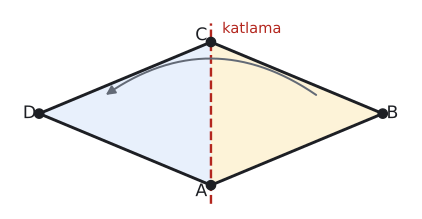

Generate this figure with Python:
import sys; sys.path.insert(0, "tools")
from cizim import *

P = lambda x, y: np.array([float(x), float(y)])
uz = lambda U, V: round(float(np.linalg.norm(U - V)), 4)
def acisi(K, U, V):
    u, v = U - K, V - K
    return round(float(np.degrees(np.arccos(np.dot(u, v) / np.linalg.norm(u) / np.linalg.norm(v)))), 3)
def birim(U, V):
    t = (V - U) / np.linalg.norm(V - U); return t, np.array([-t[1], t[0]])
def cetik(U, V, n=1, renk=SOLUK, f=0.5):
    M = U + f * (V - U); t, m = birim(U, V)
    for i in range(n):
        c = M + (i - (n - 1) / 2) * 0.2 * S * t
        ax.plot(*zip(c - 0.22 * S * m, c + 0.22 * S * m), color=renk, lw=1.5)
def olcu(U, V, metin, d=0.5, renk=YAZI, fs=13, f=0.5):
    """[UV] üzerinde f oranındaki noktaya, U->V yönünün soluna d*S uzağa yazı (d < 0: sağına)."""
    M = U + f * (V - U); _, m = birim(U, V)
    ax.text(*(M + d * S * m), metin, ha="center", va="center", color=renk, fontsize=fs)
def dik_isareti(K, U, V, r=0.4):
    a_ = (U - K) / np.linalg.norm(U - K) * r * S; b_ = (V - K) / np.linalg.norm(V - K) * r * S
    ax.plot(*zip(K + a_, K + a_ + b_, K + b_), color=SOLUK, lw=1.3)
def harf(Q, metin, dx, dy, renk=YAZI, fs=13):
    ax.text(Q[0] + dx * S, Q[1] + dy * S, metin, ha="center", va="center", color=renk, fontsize=fs)
def cizgi(U, V, renk=YAZI, lw=2.2, ls="-"):
    ax.plot(*zip(U, V), color=renk, lw=lw, ls=ls)
def basla(xmin, xmax, ymin, ymax, en=5.5):
    global fig, ax
    fig, ax = sekil(en, en * (ymax - ymin) / (xmax - xmin))
    ax.set_aspect("equal"); ax.axis("off"); ax.set_xlim(xmin, xmax); ax.set_ylim(ymin, ymax)
def dortgen(A, B, C, D, dolgu=None):
    if dolgu: ax.add_patch(patches.Polygon([A, B, C, D], closed=True, facecolor=dolgu, edgecolor="none"))
    ax.plot(*zip(A, B, C, D, A), color=YAZI)
    for Q in (A, B, C, D): nokta(ax, *Q, "")
def ucgen_dolgu(U, V, W, renk):
    ax.add_patch(patches.Polygon([U, V, W], closed=True, facecolor=renk, edgecolor="none"))
def eskenar(a, derece):
    """A(0,0), B(a,0), A'daki açı derece olan eşkenar dörtgen; E köşegenlerin kesişimi."""
    t = np.radians(derece)
    A, B, D = P(0, 0), P(a, 0), P(a * np.cos(t), a * np.sin(t)); C = B + D
    return A, B, C, D, (A + C) / 2
def koseler(A, B, C, D):
    harf(A, "A", -0.45, -0.4); harf(B, "B", 0.45, -0.4); harf(C, "C", 0.45, 0.4); harf(D, "D", -0.45, 0.4)

# Alıştırma 11: kenar 13, |AC| = 10 (katlama çizgisi), |BD| = 24. [AC] boyunca katlanınca B, D'nin üstüne gelir.
E = P(0, 0); A, B, C, D = P(0, -5), P(12, 0), P(0, 5), P(-12, 0)
S = 24 / 16
print("AB", uz(A, B), "AC", uz(A, C), "BD", uz(B, D))
basla(-14.2, 14.2, -6.8, 7.4)
ucgen_dolgu(A, C, D, MAVI_ACIK); ucgen_dolgu(A, B, C, SARI_ACIK)
dortgen(A, B, C, D)
harf(A, "A", -0.45, -0.3); harf(B, "B", 0.45, 0); harf(C, "C", -0.45, 0.3); harf(D, "D", -0.45, 0)
ax.plot([0, 0], [-6.3, 6.3], color=KIRMIZI, lw=1.8, ls="--")
harf(C, "katlama", 1.9, 0.6, KIRMIZI, 11)
ax.annotate("", xy=P(-7.5, 1.2), xytext=P(7.5, 1.2), arrowprops=dict(arrowstyle="-|>", color=SOLUK, lw=1.5, mutation_scale=14, connectionstyle="arc3,rad=0.35"))
kaydet(fig, __file__)
